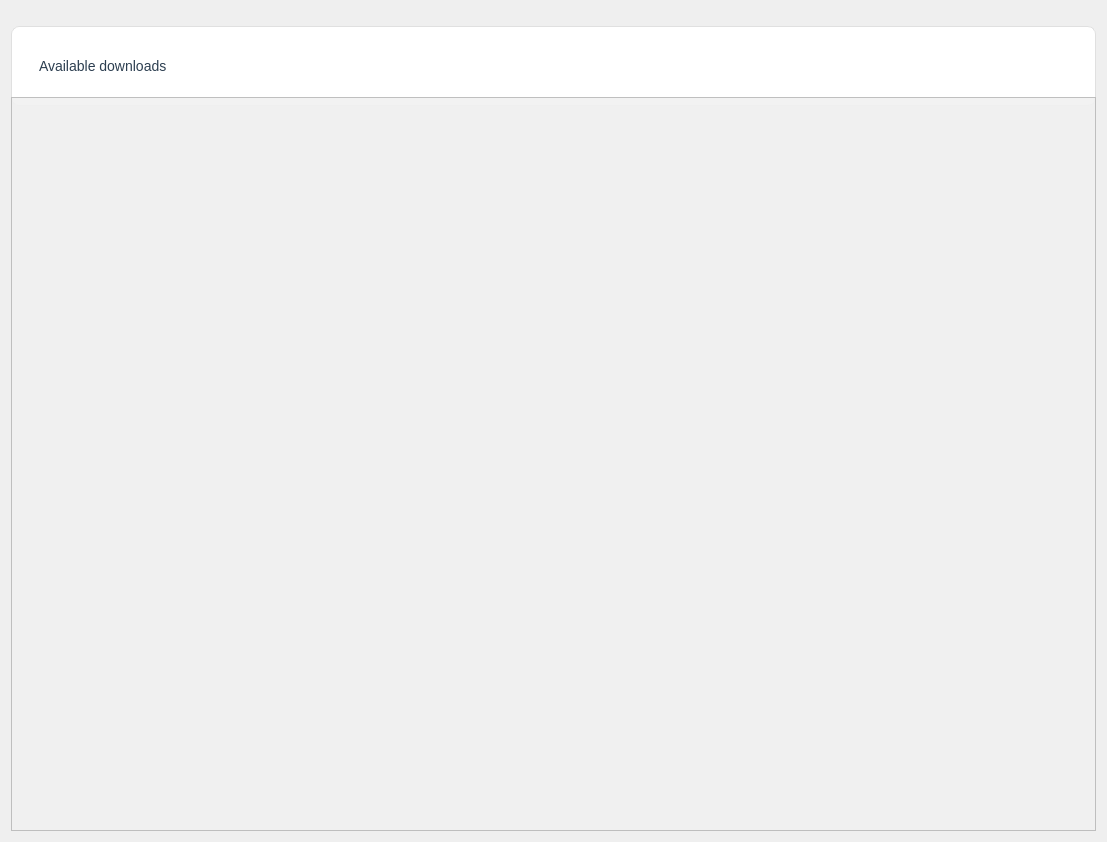
<?xml version="1.0" encoding="UTF-8"?>
<ui version="4.0">
 <class>DownloadWidget</class>
 <widget class="QWidget" name="DownloadWidget">
  <property name="geometry">
   <rect>
    <x>0</x>
    <y>0</y>
    <width>1107</width>
    <height>842</height>
   </rect>
  </property>
  <property name="windowTitle">
   <string>Form</string>
  </property>
  <layout class="QGridLayout" name="gridLayout">
   <item row="2" column="0" colspan="2">
    <widget class="QFrame" name="frame">
     <property name="minimumSize">
      <size>
       <width>0</width>
       <height>80</height>
      </size>
     </property>
     <property name="maximumSize">
      <size>
       <width>16777215</width>
       <height>50</height>
      </size>
     </property>
     <property name="styleSheet">
      <string notr="true">QFrame {
    background-color: #FFFFFF;
    border-radius: 8px;
    border: 1px solid #E0E0E0;
}</string>
     </property>
     <property name="frameShape">
      <enum>QFrame::Shape::StyledPanel</enum>
     </property>
     <property name="frameShadow">
      <enum>QFrame::Shadow::Raised</enum>
     </property>
     <layout class="QHBoxLayout" name="horizontalLayout">
      <item>
       <widget class="QLabel" name="label">
        <property name="sizePolicy">
         <sizepolicy hsizetype="Maximum" vsizetype="Maximum">
          <horstretch>0</horstretch>
          <verstretch>0</verstretch>
         </sizepolicy>
        </property>
        <property name="styleSheet">
         <string notr="true">QLabel {
    background: transparent;
    font-size: 14px;
    font-weight: normal;
    color: #2C3E50;
    border: none;           /* Sin borde */
}</string>
        </property>
        <property name="text">
         <string>Available downloads</string>
        </property>
        <property name="alignment">
         <set>Qt::AlignmentFlag::AlignBottom|Qt::AlignmentFlag::AlignLeading|Qt::AlignmentFlag::AlignLeft</set>
        </property>
       </widget>
      </item>
      <item>
       <spacer name="horizontalSpacer">
        <property name="orientation">
         <enum>Qt::Orientation::Horizontal</enum>
        </property>
        <property name="sizeType">
         <enum>QSizePolicy::Policy::Fixed</enum>
        </property>
        <property name="sizeHint" stdset="0">
         <size>
          <width>300</width>
          <height>20</height>
         </size>
        </property>
       </spacer>
      </item>
      <item>
       <widget class="QLabel" name="nameLabel">
        <property name="sizePolicy">
         <sizepolicy hsizetype="Maximum" vsizetype="Maximum">
          <horstretch>0</horstretch>
          <verstretch>0</verstretch>
         </sizepolicy>
        </property>
        <property name="styleSheet">
         <string notr="true">QLabel {
    background: transparent;
    font-size: 14px;
    font-weight: normal;
    color: #2C3E50;
    border: none;           /* Sin borde */
}</string>
        </property>
        <property name="text">
         <string/>
        </property>
        <property name="alignment">
         <set>Qt::AlignmentFlag::AlignBottom|Qt::AlignmentFlag::AlignLeading|Qt::AlignmentFlag::AlignLeft</set>
        </property>
       </widget>
      </item>
      <item>
       <spacer name="horizontalSpacer_2">
        <property name="orientation">
         <enum>Qt::Orientation::Horizontal</enum>
        </property>
        <property name="sizeType">
         <enum>QSizePolicy::Policy::Fixed</enum>
        </property>
        <property name="sizeHint" stdset="0">
         <size>
          <width>500</width>
          <height>20</height>
         </size>
        </property>
       </spacer>
      </item>
      <item>
       <widget class="QPushButton" name="DownloadAllButton">
        <property name="sizePolicy">
         <sizepolicy hsizetype="Fixed" vsizetype="Fixed">
          <horstretch>0</horstretch>
          <verstretch>0</verstretch>
         </sizepolicy>
        </property>
        <property name="minimumSize">
         <size>
          <width>0</width>
          <height>0</height>
         </size>
        </property>
        <property name="styleSheet">
         <string notr="true">QPushButton {
    background-color: transparent; /* sin color de fondo */
    border: none; /* sin marco */
    padding: 6px; 
}

QPushButton:hover {
    background-color: rgba(255, 165, 0, 0.2); /* naranja suave al pasar el cursor */
    border-radius: 6px;
}

QPushButton:pressed {
    background-color: rgba(255, 165, 0, 0.4);
}
</string>
        </property>
        <property name="text">
         <string/>
        </property>
        <property name="icon">
         <iconset resource="resource.qrc">
          <normaloff>:/icons/icons/download.png</normaloff>:/icons/icons/download.png</iconset>
        </property>
        <property name="iconSize">
         <size>
          <width>20</width>
          <height>20</height>
         </size>
        </property>
       </widget>
      </item>
     </layout>
    </widget>
   </item>
   <item row="3" column="0" rowspan="2" colspan="2">
    <widget class="QListView" name="DownloadPictureList">
     <property name="sizePolicy">
      <sizepolicy hsizetype="Minimum" vsizetype="Minimum">
       <horstretch>0</horstretch>
       <verstretch>0</verstretch>
      </sizepolicy>
     </property>
     <property name="styleSheet">
      <string notr="true">QListView {
    background-color:  rgba(240, 240, 240, 0.9);       /* Fondo claro */
    color: #000000;                  /* Texto */
    alternate-background-color: #f5f5f5; /* Filas alternadas */
}

QListView::item:selected {
    background-color: #87cefa;       /* Color al seleccionar */
    color: #000000;                  /* Texto al seleccionar */
}</string>
     </property>
     <property name="resizeMode">
      <enum>QListView::ResizeMode::Adjust</enum>
     </property>
     <property name="spacing">
      <number>12</number>
     </property>
     <property name="viewMode">
      <enum>QListView::ViewMode::IconMode</enum>
     </property>
    </widget>
   </item>
  </layout>
 </widget>
 <resources>
  <include location="resource.qrc"/>
 </resources>
 <connections/>
</ui>
